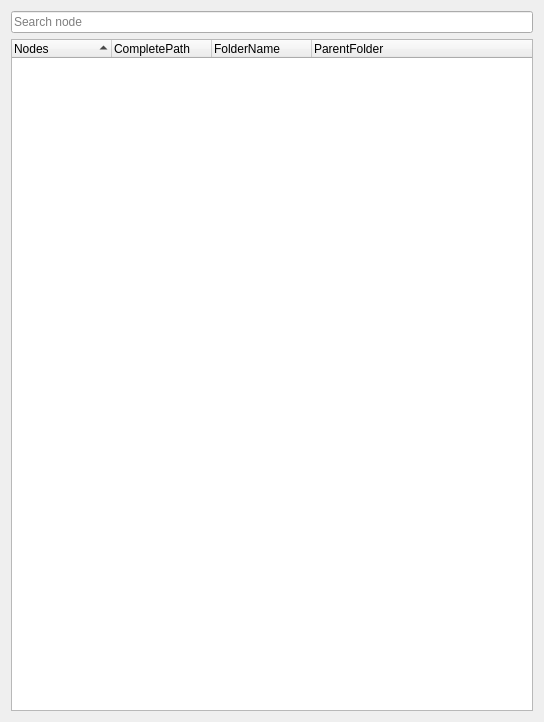
<?xml version="1.0" encoding="UTF-8"?>
<ui version="4.0">
 <class>Form</class>
 <widget class="QWidget" name="Form">
  <property name="geometry">
   <rect>
    <x>0</x>
    <y>0</y>
    <width>544</width>
    <height>722</height>
   </rect>
  </property>
  <property name="windowTitle">
   <string>Form</string>
  </property>
  <layout class="QGridLayout" name="gridLayout">
   <item row="0" column="0">
    <layout class="QVBoxLayout" name="verticalLayout">
     <item>
      <widget class="QLineEdit" name="txt_search_nodes">
       <property name="placeholderText">
        <string>Search node</string>
       </property>
      </widget>
     </item>
     <item>
      <widget class="QTreeWidget" name="tree_nodes">
       <property name="sizePolicy">
        <sizepolicy hsizetype="Preferred" vsizetype="Expanding">
         <horstretch>0</horstretch>
         <verstretch>0</verstretch>
        </sizepolicy>
       </property>
       <property name="minimumSize">
        <size>
         <width>150</width>
         <height>0</height>
        </size>
       </property>
       <property name="contextMenuPolicy">
        <enum>Qt::CustomContextMenu</enum>
       </property>
       <property name="styleSheet">
        <string notr="true">font: 9pt &quot;MS Shell Dlg 2&quot;;</string>
       </property>
       <property name="dragEnabled">
        <bool>true</bool>
       </property>
       <property name="alternatingRowColors">
        <bool>false</bool>
       </property>
       <property name="selectionMode">
        <enum>QAbstractItemView::SingleSelection</enum>
       </property>
       <property name="sortingEnabled">
        <bool>true</bool>
       </property>
       <property name="animated">
        <bool>true</bool>
       </property>
       <column>
        <property name="text">
         <string>Nodes</string>
        </property>
       </column>
       <column>
        <property name="text">
         <string>CompletePath</string>
        </property>
       </column>
       <column>
        <property name="text">
         <string>FolderName</string>
        </property>
       </column>
       <column>
        <property name="text">
         <string>ParentFolder</string>
        </property>
       </column>
      </widget>
     </item>
    </layout>
   </item>
  </layout>
 </widget>
 <resources/>
 <connections/>
</ui>
